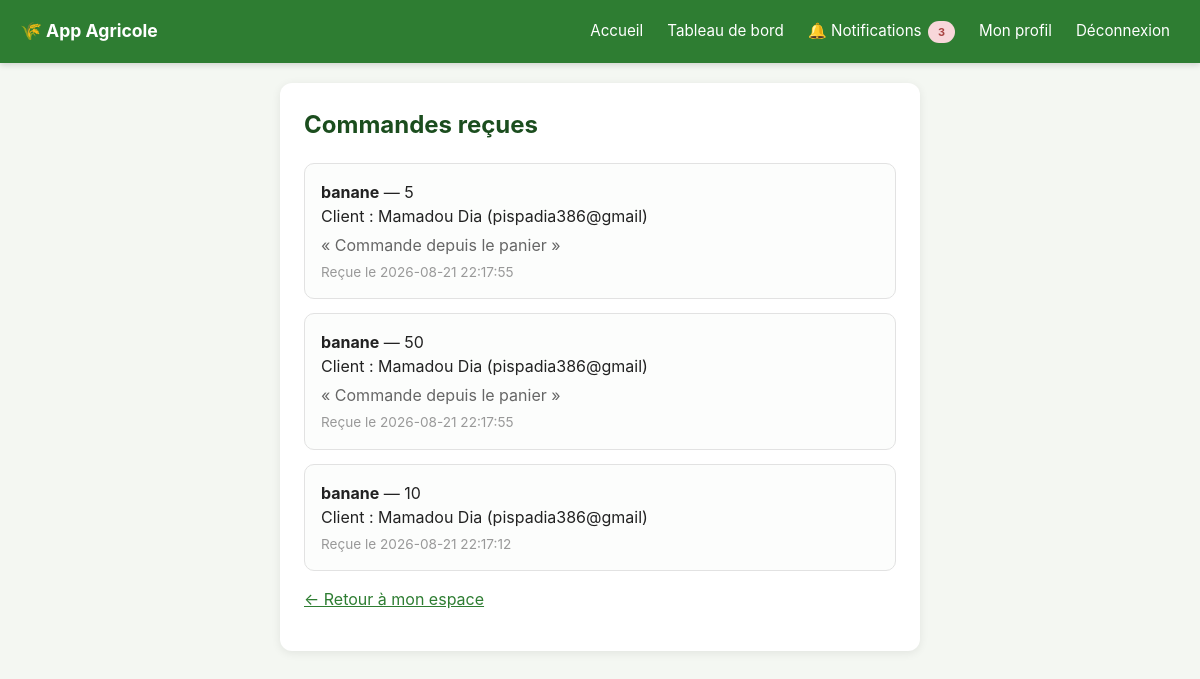
Page /espace-agriculteur/commandes (signed in) on the committed database.
### tables this page shows
CREATE TABLE commandes (
            id INTEGER PRIMARY KEY AUTOINCREMENT,
            recolte_id INTEGER NOT NULL,
            client_id INTEGER NOT NULL,
            quantite_demandee TEXT NOT NULL,
            message TEXT,
            statut TEXT NOT NULL DEFAULT 'en_attente' CHECK(statut IN ('en_attente', 'confirmee', 'livree', 'annulee')),
            date_creation TEXT DEFAULT CURRENT_TIMESTAMP, lu INTEGER NOT NULL DEFAULT 0,
            FOREIGN KEY (recolte_id) REFERENCES recoltes (id),
            FOREIGN KEY (client_id) REFERENCES "utilisateurs_ancien" (id)
        );

CREATE TABLE recoltes (
            id INTEGER PRIMARY KEY AUTOINCREMENT,
            agriculteur_id INTEGER NOT NULL,
            nom TEXT NOT NULL,
            quantite TEXT NOT NULL,
            prix TEXT NOT NULL,
            date_disponibilite TEXT NOT NULL,
            localite TEXT NOT NULL,
            description TEXT,
            photo TEXT,
            date_creation TEXT DEFAULT CURRENT_TIMESTAMP, prix_gros TEXT, quantite_gros_min TEXT, statut TEXT NOT NULL DEFAULT 'disponible',
            FOREIGN KEY (agriculteur_id) REFERENCES "utilisateurs_ancien" (id)
        );

CREATE TABLE utilisateurs (
                id INTEGER PRIMARY KEY AUTOINCREMENT,
                nom TEXT NOT NULL,
                email TEXT NOT NULL UNIQUE,
                mot_de_passe TEXT NOT NULL,
                role TEXT NOT NULL CHECK(role IN ('client', 'agriculteur', 'fournisseur', 'financeur'))
            );

### app.py (the view)
@app.route("/espace-agriculteur/commandes")
def commandes_recues():
    if not utilisateur_connecte() or session["role"] != "agriculteur":
        return redirect(url_for("connexion"))
    connexion_bd = get_connexion()
    commandes = connexion_bd.execute(
        """SELECT commandes.*, recoltes.nom AS nom_recolte,
                  utilisateurs.nom AS nom_client, utilisateurs.email AS email_client
           FROM commandes
           JOIN recoltes ON commandes.recolte_id = recoltes.id
           JOIN utilisateurs ON commandes.client_id = utilisateurs.id
           WHERE recoltes.agriculteur_id = ?
           ORDER BY commandes.date_creation DESC""",
        (session["utilisateur_id"],)
    ).fetchall()
    connexion_bd.close()
    return render_template("commandes_recues.html", nom=session["nom"], commandes=commandes)

### app.py (called while the page is built, shortened)
def utilisateur_connecte():
    return "utilisateur_id" in session

def compter_notifications_non_lues(utilisateur_id, role):
    connexion_bd = get_connexion()
    total = 0
    if role == "agriculteur":
        r = connexion_bd.execute(
            """SELECT COUNT(*) AS n FROM commandes
               JOIN recoltes ON commandes.recolte_id = recoltes.id
               WHERE recoltes.agriculteur_id = ? AND commandes.lu = 0""",
            (utilisateur_id,)
        ).fetchone()
        total += r["n"]
        r = connexion_bd.execute(
            """SELECT COUNT(*) AS n FROM contacts_demande
               JOIN demandes_financement ON contacts_demande.demande_id = demandes_financement.id
               WHERE demandes_financement.agriculteur_id = ? AND contacts_demande.lu = 0""",
            (utilisateur_id,)
        ).fetchone()
        total += r["n"]
    connexion_bd.close()
    return total

@app.context_processor
def injecter_notifications():
    if utilisateur_connecte():
        return {"nb_notifications": compter_notifications_non_lues(session["utilisateur_id"], session["role"])}
    return {"nb_notifications": 0}

### database.py (called while the page is built)
def get_connexion():
    if UTILISE_POSTGRES:
        connexion_brute = psycopg2.connect(
            DATABASE_URL, cursor_factory=psycopg2.extras.RealDictCursor
        )
    else:
        connexion_brute = sqlite3.connect(DB_NAME)
        connexion_brute.row_factory = sqlite3.Row
    return ConnexionCompatible(connexion_brute)

    def execute(self, requete, parametres=()):
        curseur = self._connexion.cursor()
        if UTILISE_POSTGRES:
            requete = requete.replace("?", "%s")
        curseur.execute(requete, parametres)
        return curseur

    def close(self):
        self._connexion.close()

### templates/commandes_recues.html
{% extends "base.html" %}
{% block contenu %}
    <h2>Commandes reçues</h2>
    {% if commandes %}
        {% for commande in commandes %}
            <div class="carte-recolte">
                <div>
                    <strong>{{ commande.nom_recolte }}</strong> — {{ commande.quantite_demandee }}<br>
                    Client : {{ commande.nom_client }} ({{ commande.email_client }})
                    {% if commande.message %}
                        <p style="margin: 5px 0 0; color: #666;">« {{ commande.message }} »</p>
                    {% endif %}
                    <p style="margin: 5px 0 0; font-size: 0.85em; color: #999;">Reçue le {{ commande.date_creation }}</p>
                </div>
            </div>
        {% endfor %}
    {% else %}
        <p>Aucune commande reçue pour le moment.</p>
    {% endif %}
    <p><a href="{{ url_for('espace_agriculteur') }}">← Retour à mon espace</a></p>
{% endblock %}

### templates/base.html (shortened to what this page needs)
<!DOCTYPE html>
<html lang="fr">
<head>
</head>
<body>
    <header>
        <div class="logo">🌾 App Agricole</div>
        <nav>
            <a href="{{ url_for('accueil') }}">Accueil</a>
            {% if session.get('utilisateur_id') %}
                <a href="{{ url_for('tableau_de_bord') }}">Tableau de bord</a>
                <a href="{{ url_for('notifications') }}">🔔 Notifications{% if nb_notifications %} <span class="badge badge-epuise" style="margin-left:2px;">{{ nb_notifications }}</span>{% endif %}</a>
                <a href="{{ url_for('mon_profil') }}">Mon profil</a>
                <a href="{{ url_for('deconnexion') }}">Déconnexion</a>
            {% else %}
                <a href="{{ url_for('connexion') }}">Connexion</a>
                <a href="{{ url_for('inscription') }}">Inscription</a>
            {% endif %}
        </nav>
    </header>
    <main>
        <div class="conteneur">
            {% block contenu %}{% endblock %}
        </div>
    </main>
</body>
</html>

### templates/base.html (style rules this page uses)
* { box-sizing: border-box; }
body { font-family: -apple-system, BlinkMacSystemFont, "Segoe UI", Arial, sans-serif; background-color: #f4f7f2; margin: 0; padding: 0; color: #222; line-height: 1.5; }
header { background-color: #2e7d32; color: white; padding: 14px 20px; display: flex; justify-content: space-between; align-items: center; flex-wrap: wrap; gap: 10px; position: sticky; top: 0; z-index: 10; box-shadow: 0 2px 6px rgba(0,0,0,0.15); }
header .logo { font-size: 1.1em; font-weight: bold; white-space: nowrap; }
header nav { display: flex; flex-wrap: wrap; gap: 4px; }
header a { color: white; text-decoration: none; padding: 6px 10px; border-radius: 6px; font-size: 0.95em; white-space: nowrap; }
main { padding: 20px 16px 60px; }
.conteneur { max-width: 640px; margin: 0 auto; background: white; padding: 24px; border-radius: 12px; box-shadow: 0 2px 10px rgba(0,0,0,0.08); }
h1, h2, h3 { color: #1b4d1e; margin-top: 0; }
.carte-recolte { border: 1px solid #e2e2e2; border-radius: 10px; padding: 16px; margin-bottom: 14px; display: flex; gap: 15px; flex-wrap: wrap; background: #fcfdfc; }
.carte-recolte > div { flex: 1; min-width: 200px; }
.badge { display: inline-block; padding: 3px 10px; border-radius: 12px; font-size: 0.72em; font-weight: bold; margin-left: 6px; vertical-align: middle; }
.badge-epuise { background-color: #f8d7da; color: #a94442; }
a { color: #2e7d32; }

### rows in the picture
commandes: nom_recolte "banane", quantite_demandee "5", nom_client "Mamadou Dia", email_client "pispadia386@gmail", message "Commande depuis le panier", date_creation "2026-08-21 22:17:55"
commandes: nom_recolte "banane", quantite_demandee "50", nom_client "Mamadou Dia", email_client "pispadia386@gmail", message "Commande depuis le panier", date_creation "2026-08-21 22:17:55"
commandes: nom_recolte "banane", quantite_demandee "10", nom_client "Mamadou Dia", email_client "pispadia386@gmail", date_creation "2026-08-21 22:17:12"

### other values in the picture
{{ nb_notifications }} "3"
